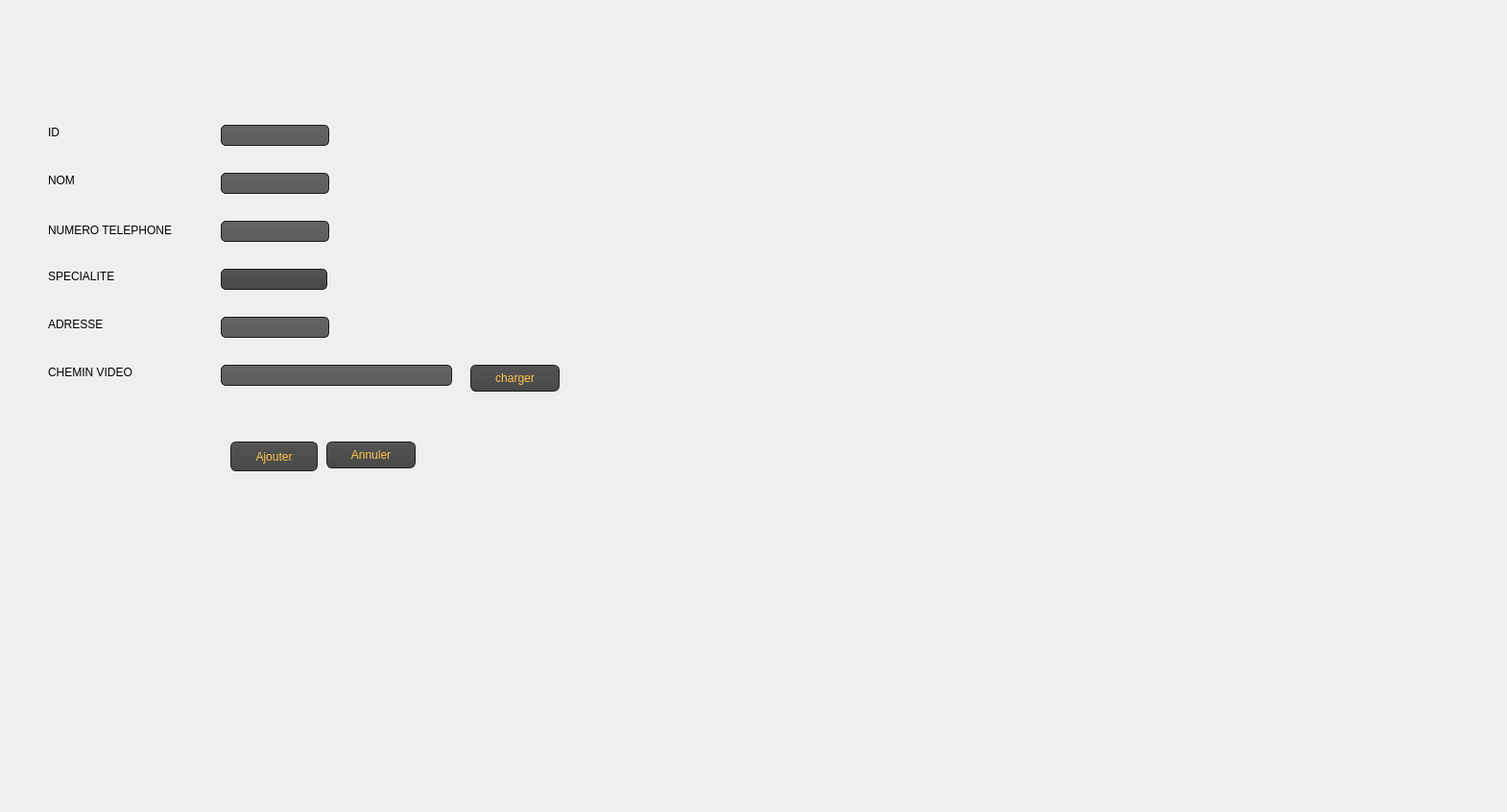
   <widget class="QWidget" name="tab">
    <attribute name="title">
     <string>Ajouter</string>
    </attribute>
    <widget class="QLineEdit" name="lineEdit_id">
     <property name="geometry">
      <rect>
       <x>230</x>
       <y>130</y>
       <width>113</width>
       <height>22</height>
      </rect>
     </property>
     <property name="styleSheet">
      <string notr="true">QLineEdit
{
color: #ffc34a;
    background-color: QLinearGradient( x1: 0, y1: 0, x2: 0, y2: 1, stop: 0 #ffc34a, stop: 0 #646464, stop: 1 #5d5d5d);
    padding: 1px;
    border-style: solid;
    border: 1px solid #1e1e1e;
    border-radius: 5;
}</string>
     </property>
     <property name="maxLength">
      <number>99999</number>
     </property>
    </widget>
    <widget class="QLineEdit" name="lineEdit_nom">
     <property name="geometry">
      <rect>
       <x>230</x>
       <y>180</y>
       <width>113</width>
       <height>22</height>
      </rect>
     </property>
     <property name="styleSheet">
      <string notr="true">QLineEdit
{
color: #ffc34a;
    background-color: QLinearGradient( x1: 0, y1: 0, x2: 0, y2: 1, stop: 0 #ffc34a, stop: 0 #646464, stop: 1 #5d5d5d);
    padding: 1px;
    border-style: solid;
    border: 1px solid #1e1e1e;
    border-radius: 5;
}</string>
     </property>
    </widget>
    <widget class="QLineEdit" name="lineEdit_ntel">
     <property name="geometry">
      <rect>
       <x>230</x>
       <y>230</y>
       <width>113</width>
       <height>22</height>
      </rect>
     </property>
     <property name="styleSheet">
      <string notr="true">QLineEdit
{
color: #ffc34a;
    background-color: QLinearGradient( x1: 0, y1: 0, x2: 0, y2: 1, stop: 0 #ffc34a, stop: 0 #646464, stop: 1 #5d5d5d);
    padding: 1px;
    border-style: solid;
    border: 1px solid #1e1e1e;
    border-radius: 5;
}</string>
     </property>
    </widget>
    <widget class="QLineEdit" name="lineEdit_ad">
     <property name="geometry">
      <rect>
       <x>230</x>
       <y>330</y>
       <width>113</width>
       <height>22</height>
      </rect>
     </property>
     <property name="styleSheet">
      <string notr="true">QLineEdit
{
color: #ffc34a;
    background-color: QLinearGradient( x1: 0, y1: 0, x2: 0, y2: 1, stop: 0 #ffc34a, stop: 0 #646464, stop: 1 #5d5d5d);
    padding: 1px;
    border-style: solid;
    border: 1px solid #1e1e1e;
    border-radius: 5;
}</string>
     </property>
    </widget>
    <widget class="QLabel" name="label_2">
     <property name="geometry">
      <rect>
       <x>50</x>
       <y>330</y>
       <width>91</width>
       <height>16</height>
      </rect>
     </property>
     <property name="styleSheet">
      <string notr="true">font: 75 10pt &quot;MS Shell Dlg 2&quot;;</string>
     </property>
     <property name="text">
      <string>ADRESSE</string>
     </property>
    </widget>
    <widget class="QLabel" name="label_3">
     <property name="geometry">
      <rect>
       <x>50</x>
       <y>280</y>
       <width>101</width>
       <height>16</height>
      </rect>
     </property>
     <property name="styleSheet">
      <string notr="true">font: 75 10pt &quot;MS Shell Dlg 2&quot;;</string>
     </property>
     <property name="text">
      <string>SPECIALITE</string>
     </property>
    </widget>
    <widget class="QLabel" name="label_5">
     <property name="geometry">
      <rect>
       <x>50</x>
       <y>180</y>
       <width>101</width>
       <height>16</height>
      </rect>
     </property>
     <property name="styleSheet">
      <string notr="true">font: 75 10pt &quot;MS Shell Dlg 2&quot;;</string>
     </property>
     <property name="text">
      <string>NOM</string>
     </property>
    </widget>
    <widget class="QPushButton" name="pushButton">
     <property name="geometry">
      <rect>
       <x>240</x>
       <y>460</y>
       <width>91</width>
       <height>31</height>
      </rect>
     </property>
     <property name="styleSheet">
      <string notr="true">QPushButton
{
    color: #ffc34a;
    background-color: QLinearGradient( x1: 0, y1: 0, x2: 0, y2: 1, stop: 0 #565656, stop: 0.1 #525252, stop: 0.5 #4e4e4e, stop: 0.9 #4a4a4a, stop: 1 #464646);
    border-width: 1px;
    border-color: #1e1e1e;
    border-style: solid;
    border-radius: 6;
    padding: 3px;
    font-size: 12px;
    padding-left: 5px;
    padding-right: 5px;
}

QPushButton:pressed
{
    background-color: QLinearGradient( x1: 0, y1: 0, x2: 0, y2: 1, stop: 0 #2d2d2d, stop: 0.1 #2b2b2b, stop: 0.5 #292929, stop: 0.9 #282828, stop: 1 #252525);
}</string>
     </property>
     <property name="text">
      <string>Ajouter</string>
     </property>
    </widget>
    <widget class="QComboBox" name="comboBox">
     <property name="geometry">
      <rect>
       <x>230</x>
       <y>280</y>
       <width>111</width>
       <height>22</height>
      </rect>
     </property>
     <property name="styleSheet">
      <string notr="true">QComboBox
{
 color: #ffc34a;
    selection-background-color: #ffaa00;
    background-color: QLinearGradient( x1: 0, y1: 0, x2: 0, y2: 1, stop: 0 #565656, stop: 0.1 #525252, stop: 0.5 #4e4e4e, stop: 0.9 #4a4a4a, stop: 1 #464646);
    border-style: solid;
    border: 1px solid #1e1e1e;
    border-radius: 5;
}

QComboBox:hover,QPushButton:hover
{
    border: 2px solid QLinearGradient( x1: 0, y1: 0, x2: 0, y2: 1, stop: 0 #ffa02f, stop: 1 #d7801a);
}


QComboBox:on
{
    padding-top: 3px;
    padding-left: 4px;
    background-color: QLinearGradient( x1: 0, y1: 0, x2: 0, y2: 1, stop: 0 #2d2d2d, stop: 0.1 #2b2b2b, stop: 0.5 #292929, stop: 0.9 #282828, stop: 1 #252525);
    selection-background-color: #ffaa00;
}

QComboBox QAbstractItemView
{
    border: 2px solid darkgray;
    selection-background-color: QLinearGradient( x1: 0, y1: 0, x2: 0, y2: 1, stop: 0 #ffa02f, stop: 1 #d7801a);
}

QComboBox::drop-down
{
     subcontrol-origin: padding;
     subcontrol-position: top right;
     width: 15px;

     border-left-width: 0px;
     border-left-color: darkgray;
     border-left-style: solid; /* just a single line */
     border-top-right-radius: 3px; /* same radius as the QComboBox */
     border-bottom-right-radius: 3px;
 }

QComboBox::down-arrow
{
     image: url(:/down_arrow.png);
}</string>
     </property>
     <item>
      <property name="text">
       <string/>
      </property>
     </item>
     <item>
      <property name="text">
       <string>s1</string>
      </property>
     </item>
     <item>
      <property name="text">
       <string>s2</string>
      </property>
     </item>
     <item>
      <property name="text">
       <string>s3</string>
      </property>
     </item>
    </widget>
    <widget class="QPushButton" name="pushButton_2">
     <property name="geometry">
      <rect>
       <x>340</x>
       <y>460</y>
       <width>93</width>
       <height>28</height>
      </rect>
     </property>
     <property name="styleSheet">
      <string notr="true">QPushButton
{
    color: #ffc34a;
    background-color: QLinearGradient( x1: 0, y1: 0, x2: 0, y2: 1, stop: 0 #565656, stop: 0.1 #525252, stop: 0.5 #4e4e4e, stop: 0.9 #4a4a4a, stop: 1 #464646);
    border-width: 1px;
    border-color: #1e1e1e;
    border-style: solid;
    border-radius: 6;
    padding: 3px;
    font-size: 12px;
    padding-left: 5px;
    padding-right: 5px;
}

QPushButton:pressed
{
    background-color: QLinearGradient( x1: 0, y1: 0, x2: 0, y2: 1, stop: 0 #2d2d2d, stop: 0.1 #2b2b2b, stop: 0.5 #292929, stop: 0.9 #282828, stop: 1 #252525);
}
</string>
     </property>
     <property name="text">
      <string>Annuler</string>
     </property>
    </widget>
    <widget class="QLineEdit" name="lien_video">
     <property name="geometry">
      <rect>
       <x>230</x>
       <y>380</y>
       <width>241</width>
       <height>22</height>
      </rect>
     </property>
     <property name="styleSheet">
      <string notr="true">QLineEdit
{
color: #ffc34a;
    background-color: QLinearGradient( x1: 0, y1: 0, x2: 0, y2: 1, stop: 0 #ffc34a, stop: 0 #646464, stop: 1 #5d5d5d);
    padding: 1px;
    border-style: solid;
    border: 1px solid #1e1e1e;
    border-radius: 5;
}</string>
     </property>
    </widget>
    <widget class="QPushButton" name="pushButton_8">
     <property name="geometry">
      <rect>
       <x>490</x>
       <y>380</y>
       <width>93</width>
       <height>28</height>
      </rect>
     </property>
     <property name="styleSheet">
      <string notr="true">QPushButton
{
    color: #ffc34a;
    background-color: QLinearGradient( x1: 0, y1: 0, x2: 0, y2: 1, stop: 0 #565656, stop: 0.1 #525252, stop: 0.5 #4e4e4e, stop: 0.9 #4a4a4a, stop: 1 #464646);
    border-width: 1px;
    border-color: #1e1e1e;
    border-style: solid;
    border-radius: 6;
    padding: 3px;
    font-size: 12px;
    padding-left: 5px;
    padding-right: 5px;
}

QPushButton:pressed
{
    background-color: QLinearGradient( x1: 0, y1: 0, x2: 0, y2: 1, stop: 0 #2d2d2d, stop: 0.1 #2b2b2b, stop: 0.5 #292929, stop: 0.9 #282828, stop: 1 #252525);
}</string>
     </property>
     <property name="text">
      <string>charger</string>
     </property>
    </widget>
    <widget class="QLabel" name="label_18">
     <property name="geometry">
      <rect>
       <x>50</x>
       <y>130</y>
       <width>56</width>
       <height>16</height>
      </rect>
     </property>
     <property name="styleSheet">
      <string notr="true">font: 75 10pt &quot;MS Shell Dlg 2&quot;;</string>
     </property>
     <property name="text">
      <string>ID</string>
     </property>
    </widget>
    <widget class="QLabel" name="label_20">
     <property name="geometry">
      <rect>
       <x>50</x>
       <y>230</y>
       <width>171</width>
       <height>20</height>
      </rect>
     </property>
     <property name="styleSheet">
      <string notr="true">font: 75 10pt &quot;MS Shell Dlg 2&quot;;</string>
     </property>
     <property name="text">
      <string>NUMERO TELEPHONE</string>
     </property>
    </widget>
    <widget class="QLabel" name="label_10">
     <property name="geometry">
      <rect>
       <x>50</x>
       <y>380</y>
       <width>131</width>
       <height>16</height>
      </rect>
     </property>
     <property name="styleSheet">
      <string notr="true">font: 75 10pt &quot;MS Shell Dlg 2&quot;;</string>
     </property>
     <property name="text">
      <string>CHEMIN VIDEO</string>
     </property>
    </widget>
    <widget class="QLabel" name="label_12">
     <property name="geometry">
      <rect>
       <x>-118</x>
       <y>16</y>
       <width>1101</width>
       <height>821</height>
      </rect>
     </property>
     <property name="styleSheet">
      <string notr="true"/>
     </property>
     <property name="text">
      <string/>
     </property>
     <property name="pixmap">
      <pixmap>../labo2/PHOTO.png</pixmap>
     </property>
    </widget>
    <widget class="QLabel" name="label_24">
     <property name="geometry">
      <rect>
       <x>-250</x>
       <y>-50</y>
       <width>1561</width>
       <height>811</height>
      </rect>
     </property>
     <property name="text">
      <string/>
     </property>
     <property name="pixmap">
      <pixmap>../wallpaperflare.com_wallpaper (1) (1).png</pixmap>
     </property>
    </widget>
    <zorder>label_24</zorder>
    <zorder>label_12</zorder>
    <zorder>lineEdit_id</zorder>
    <zorder>lineEdit_nom</zorder>
    <zorder>lineEdit_ntel</zorder>
    <zorder>lineEdit_ad</zorder>
    <zorder>label_2</zorder>
    <zorder>label_3</zorder>
    <zorder>label_5</zorder>
    <zorder>pushButton</zorder>
    <zorder>comboBox</zorder>
    <zorder>pushButton_2</zorder>
    <zorder>lien_video</zorder>
    <zorder>pushButton_8</zorder>
    <zorder>label_18</zorder>
    <zorder>label_20</zorder>
    <zorder>label_10</zorder>
   </widget>
